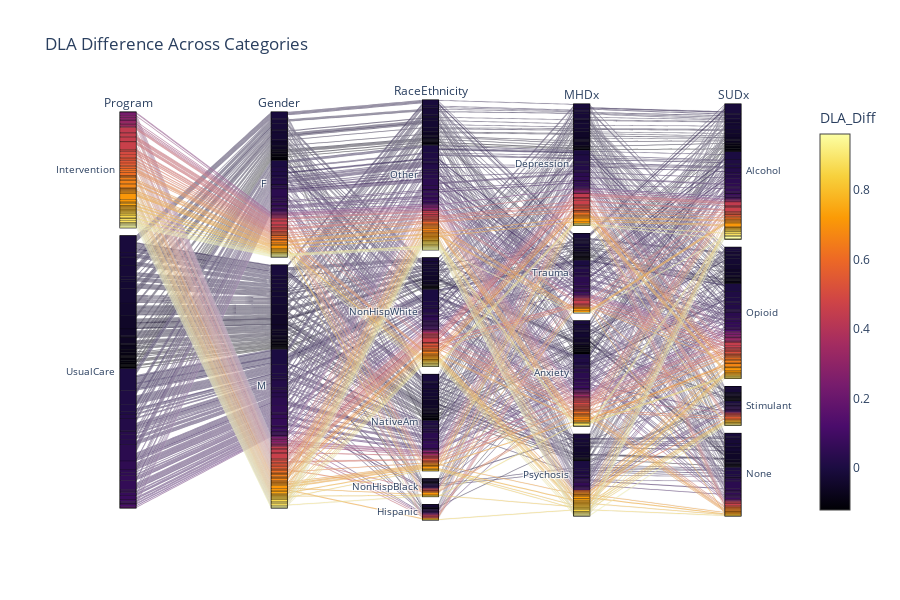

Source (notebook cell):
### Code cell
fig = px.parallel_categories(df, dimensions=['Program', 'Gender', 'RaceEthnicity',
                                             'MHDx', 'SUDx'],
                color='DLA_Diff', color_continuous_scale=px.colors.sequential.Inferno,
                title='DLA Difference Across Categories')
fig.show()

### Figure 1 — Plotly figure (JSON) as saved in the notebook; plotly's stock layout.template omitted (floating-point values rounded to 4 significant figures; data arrays with more than 128 entries replaced by an {"elided": "..."} marker saying what was removed)
{"data": [{"dimensions": [{"label": "Program", "values": {"elided": "479 str values"}}, {"label": "Gender", "values": {"elided": "479 str values"}}, {"label": "RaceEthnicity", "values": {"elided": "479 str values"}}, {"label": "MHDx", "values": {"elided": "479 str values"}}, {"label": "SUDx", "values": {"elided": "479 str values"}}], "domain": {"x": [0, 0.98], "y": [0, 1]}, "line": {"color": {"elided": "479 float values"}, "coloraxis": "coloraxis"}, "name": "", "type": "parcats"}], "layout": {"coloraxis": {"colorbar": {"title": {"text": "DLA_Diff"}}, "colorscale": [[0, "#000004"], [0.1111, "#1b0c41"], [0.2222, "#4a0c6b"], [0.3333, "#781c6d"], [0.4444, "#a52c60"], [0.5556, "#cf4446"], [0.6667, "#ed6925"], [0.7778, "#fb9b06"], [0.8889, "#f7d13d"], [1, "#fcffa4"]]}, "height": 600, "legend": {"tracegroupgap": 0}, "title": {"text": "DLA Difference Across Categories"}}}
